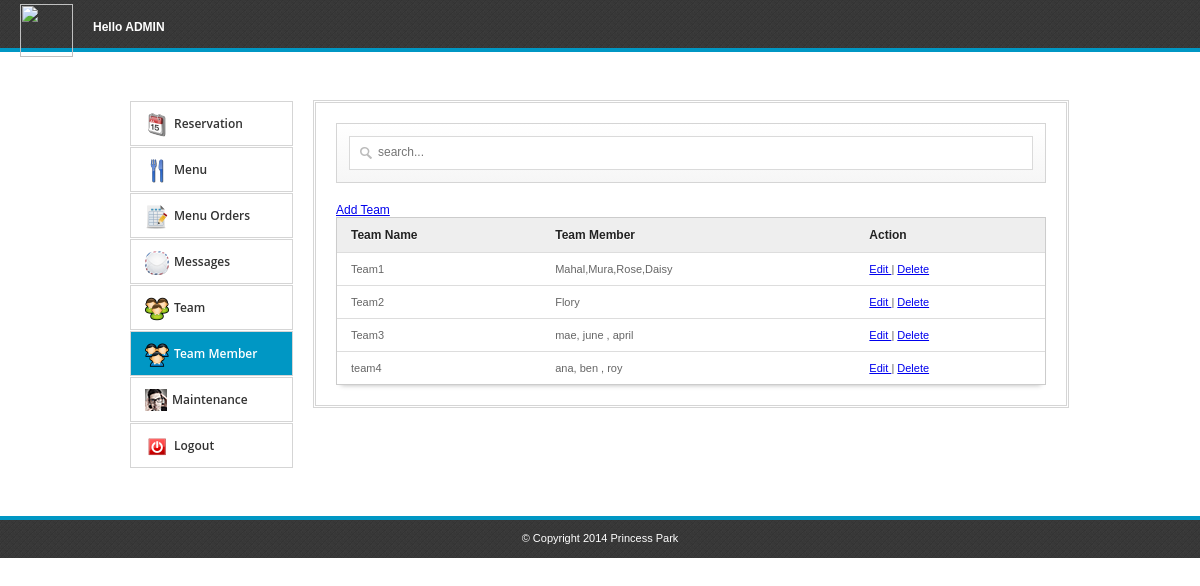
The page /admin/teammember.php (signed in) on the database its author committed.
### tables this page shows
CREATE TABLE IF NOT EXISTS `catering_member` (
  `ctm_id` int(11) NOT NULL AUTO_INCREMENT,
  `ct_name` varchar(111) NOT NULL,
  `ctm_member` varchar(111) NOT NULL,
  PRIMARY KEY (`ctm_id`)
);

### admin/teammember.php (the view, shortened to what this page needs)
<html>
<head>
<link rel="stylesheet" href="admin.css">
<link href="src/facebox.css" media="screen" rel="stylesheet" type="text/css" />
</head>
<body>
	<div id="top">
		<div class="logo">
			<img src="../images/logo.png"> <span style="float:right; color:#FFFFFF; font-weight:bold; display: inline-block; padding: 20px 0 0 20px;">Hello <?php echo $_SESSION['USERNAME'] ?></span>
		</div>
	</div>
	<div class="container  clearfix">
		<div class="one-third1 column">
			<ul>
				<li><a href="index.php"><img alt="" src="img/home.png"><span>Reservation</span></a></li>
				<li><a href="menu.php"><img alt="" src="img/page.png"><span>Menu</span></a></li>
				<li><a href="menuorders.php"><img alt="" src="img/menuorder.png"><span>Menu Orders</span></a></li>
				<li><a href="suggestions.php"><img alt="" src="img/mesage.png"><span>Messages</span></a></li>
				<li><a href="team.php"><img alt="" src="img/team.png"><span>Team</span></a></li>
				<li class="active"><a href="teammember.php"><img alt="" src="img/user.png"><span>Team Member</span></a></li>
				<?php
				$jhjh=$_SESSION['POWER'];
				if($jhjh==1){
				?>
				<li><a href="adminaccount.php"><img alt="" src="img/userpic.png"><span>Maintenance</span></a></li>
				<?php
				}
				?>
				<li><a href="../index.php"><img alt="" src="img/logout.png"><span>Logout</span></a></li>
			</ul>
		</div>
		<div class="two-thirds1 column">
			<div class="thewraper">
			<div id="formdesign"><input type="text" name="filter" value="" id="filter" placeholder="search..." autocomplete="off" /></div>
			<a rel="facebox" href="addteammember.php"> Add Team </a>
			<table id="resultTable" data-responsive="table">
				<thead>
					<tr>
						<th> Team Name </th>
						<th> Team Member </th>
						<th> Action </th>
					</tr>
				</thead>
				<tbody>
						<?php
							include('../connect.php');
							$result = $db->prepare("SELECT * FROM catering_member");
							$result->execute();
							for($i=0; $row = $result->fetch(); $i++){
						?>
						<tr class="record">
						<td><?php echo $row['ct_name']; ?></td>
						<td><?php echo $row['ctm_member']; ?></td>
						<td><a rel="facebox" href="editteammember.php?id=<?php echo $row['ctm_id']; ?>"> Edit </a> | <a href="#" id="<?php echo $row['ctm_id']; ?>" class="delbutton" title="Click To Delete">Delete</a></td>
						</tr>
						<?php
							}
						?>
				</tbody>
			</table>
			</div>
		</div>
	</div>
	<div id="footer">
		<div class="copyrights">&copy; Copyright 2014 Princess Park</div>
	</div>
</body>
</html>

### admin/admin.css (style rules this page uses)
* { -moz-transition: width 1s ease-in-out, left 1.5s ease-in-out; -webkit-transition: width 1s ease-in-out, left 1.5s ease-in-out; -moz-transition: width 1s ease-in-out, left 1.5s ease-in-out; -o-transition: width 1s ease-in-out, left 1.5s ease-in-out; transition: width 1s ease-in-out, left 1.5s ease-in-out; }
body { margin: 0; color: #555555; font-family: Arial,Helvetica,sans-serif; font-size: 12px; }
#top { border-bottom: 4px solid #0097C4; height: 48px; background: url("img/dark.png") repeat scroll 0 0 rgba(0, 0, 0, 0); margin-bottom: 48px; }
#footer { border-top: 4px solid #0097C4; height: 38px; background: url("img/dark.png") repeat scroll 0 0 rgba(0, 0, 0, 0); margin-top: 48px; }
.copyrights { display: block; width: 100%; text-align: center; padding-top: 12px; color: #FFFFFF; font-size: 11px; }
.logo { float: left; width: auto; margin-left: 20px; }
.logo img { width: 53px; margin-top: 4px; }
.one-third1 ul { height: auto; margin: 0; padding: 0; list-style: none outside none; }
.one-third1 ul li { margin-top: 1px; position: relative; line-height: 20px; }
.active { background: none repeat scroll 0 0 #0097C4; }
.active a { color: #ffffff !important; }
.one-third1 ul li a { border: 1px solid #D5D5D5; color: #333333; display: block; font-family: 'Open Sans',sans-serif; font-size: 12px; font-weight: 600; padding: 11px 14px; text-decoration: none; }
.one-third1 ul li a img { float: left; margin-right: 5px; }
.one-third1 ul li a span { display: block; white-space: nowrap; margin-top: 1px; }
#formdesign { background: linear-gradient(to bottom, #FFFFFF 0%, #F6F6F6 100%) repeat scroll 0 0 rgba(0, 0, 0, 0); border: 1px solid #D5D5D5; padding: 12px; position: relative; margin: 20px 0; }
#filter { -moz-box-sizing: border-box; background: url("img/big_search.png") no-repeat scroll 10px 10px #FFFFFF; box-shadow: none; display: block; font-size: 12px; height: 34px; margin: 0; padding: 9px 140px 9px 28px; width: 100%; border: 1px solid #DADADA; transition: border 0.2s linear 0s, box-shadow 0.2s linear 0s; padding-top: 6px; }
table { border-collapse: separate; background-color: #FFFFFF; border-spacing: 0; max-width: 100%; }
#resultTable { color: #666666; text-shadow: 0 1px 0 #FFFFFF; width: 100%; border: 1px solid #CCCCCC; box-shadow: 0 5px 5px -5px rgba(0, 0, 0, 0.3); }
#resultTable thead tr th { background: none repeat scroll 0 0 #EEEEEE; color: #222222; padding: 10px 14px; text-align: left; border-top: 0 none; font-size: 12px; }
#resultTable tbody tr td { background-color: #FFFFFF; font-size: 11px; text-align: left; padding: 10px 14px; border-top: 1px solid #DDDDDD; }
.container .column, .container .columns { float: left; display: inline; margin-left: 10px; margin-right: 10px; }
.container { position: relative; width: 960px; margin: 0 auto; padding: 0; }
.container .one-third1.column { width: 163px; }
.container .two-thirds1.column { width: 750px; border: double #D5D5D5; padding-bottom: 20px; }
.thewraper { margin: 0 20px; }
input { border: 1px solid #000000; width: 270px; padding: 5px; margin-bottom: 10px; }
.container:after { content: "\0020"; display: block; height: 0; clear: both; visibility: hidden; }
.clearfix:before, .clearfix:after, .row:before, .row:after { content: '\0020'; display: block; overflow: hidden; visibility: hidden; width: 0; height: 0; }
.row:after, .clearfix:after { clear: both; }
.row, .clearfix { zoom: 1; }

### rows shown on the page
catering_member: ct_name "Team1", ctm_member "Mahal,Mura,Rose,Daisy"
catering_member: ct_name "Team2", ctm_member "Flory"
catering_member: ct_name "Team3", ctm_member "mae, june , april"
catering_member: ct_name "team4", ctm_member "ana, ben , roy"

### other values the page prints
$_SESSION['USERNAME'] "ADMIN"
